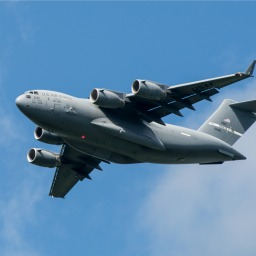
#> input picture MachingLearning/chapter8/images/plane_256x256.jpg, 256 x 256 px
$ python '8.10 grabCut.py'
#> lines starting #> are read from the running program, lines starting #| are printed output that depends on the picture
# 移除背景:在所需的前景图像周围画一个矩形，然后运行GrabCut算法
import cv2
import numpy as np
from matplotlib import pyplot as plt

# 加载图像并转换成RGB格式
image_bgr = cv2.imread("images/plane_256x256.jpg")
#> image_bgr is the input picture: shape (256, 256, 3); mean B, G, R 169, 133.1, 90.5
image_rgb = cv2.cvtColor(image_bgr, cv2.COLOR_BGR2RGB)
# 矩形的值：左上角的x坐标，左上角的y坐标，宽，高
rectangle = (0,56,256,150)
# 创建初始掩摸
mask = np.zeros(image_rgb.shape[:2],np.uint8)
# 创建grabCut函数
bgdModel = np.zeros((1,65),np.float64)
fgdModel = np.zeros((1,65),np.float64)
# 执行grabCut函数
cv2.grabCut(image_rgb,
            mask,
            rectangle,
            bgdModel,
            fgdModel,
            5,
            cv2.GC_INIT_WITH_RECT)
# 创建一个掩摸，将确定或很可能是背景的部分设置为0，其余的设置为1
mask_2 = np.where((mask==2) | (mask==0),0,1).astype('uint8')
# 将图像与掩摸相乘以除去背景
image_rgb_nobg = image_rgb * mask_2[:,:,np.newaxis]
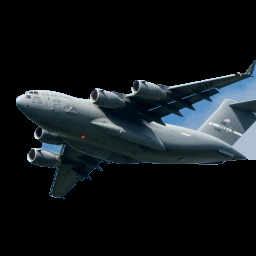
#> image_rgb_nobg: shape (256, 256, 3); mean R, G, B 19.3, 24.4, 27.5

# 掩摸mask
plt.imshow(mask,cmap='gray'),plt.axis("off")
# plt.show()
# 掩摸mask_2
plt.imshow(mask_2,cmap='gray'),plt.axis("off")
# plt.show()

# 显示图像
plt.imshow(image_rgb_nobg),plt.axis("off")
plt.show()
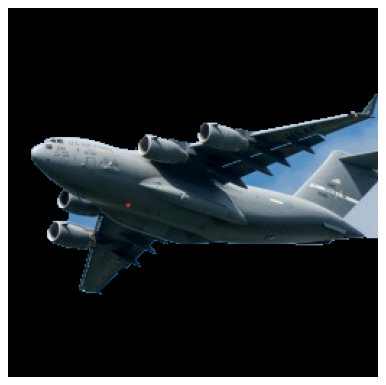
#> figure drawn by matplotlib, 1 panel
